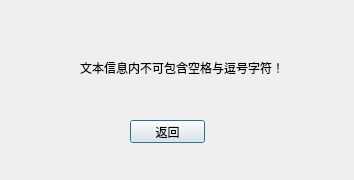
<?xml version="1.0" encoding="UTF-8"?>
<ui version="4.0">
 <class>enroll_warning4</class>
 <widget class="QDialog" name="enroll_warning4">
  <property name="geometry">
   <rect>
    <x>0</x>
    <y>0</y>
    <width>354</width>
    <height>180</height>
   </rect>
  </property>
  <property name="windowTitle">
   <string>Dialog</string>
  </property>
  <widget class="QLabel" name="label">
   <property name="geometry">
    <rect>
     <x>80</x>
     <y>60</y>
     <width>211</width>
     <height>16</height>
    </rect>
   </property>
   <property name="text">
    <string>文本信息内不可包含空格与逗号字符！</string>
   </property>
  </widget>
  <widget class="QPushButton" name="Back">
   <property name="geometry">
    <rect>
     <x>130</x>
     <y>120</y>
     <width>75</width>
     <height>23</height>
    </rect>
   </property>
   <property name="text">
    <string>返回</string>
   </property>
  </widget>
 </widget>
 <resources/>
 <connections/>
</ui>
